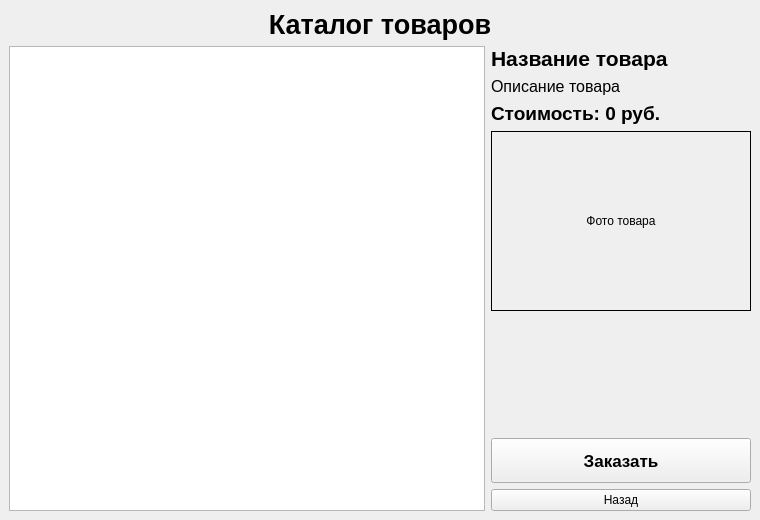
<?xml version="1.0" encoding="UTF-8"?>
<ui version="4.0">
 <class>CatalogWindow</class>
 <widget class="QMainWindow" name="CatalogWindow">
  <property name="geometry">
   <rect>
    <x>0</x>
    <y>0</y>
    <width>760</width>
    <height>520</height>
   </rect>
  </property>
  <property name="windowTitle">
   <string>Каталог товаров</string>
  </property>
  <widget class="QWidget" name="centralwidget">
   <layout class="QVBoxLayout" name="verticalLayout">
    <item>
     <widget class="QLabel" name="titleLabel">
      <property name="font">
       <font>
        <pointsize>20</pointsize>
        <bold>true</bold>
       </font>
      </property>
      <property name="text">
       <string>Каталог товаров</string>
      </property>
      <property name="alignment">
       <set>Qt::AlignmentFlag::AlignCenter</set>
      </property>
     </widget>
    </item>
    <item>
     <layout class="QHBoxLayout" name="contentLayout">
      <item>
       <widget class="QListWidget" name="productList">
        <property name="minimumSize">
         <size>
          <width>220</width>
          <height>300</height>
         </size>
        </property>
       </widget>
      </item>
      <item>
       <layout class="QVBoxLayout" name="infoLayout">
        <item>
         <widget class="QLabel" name="nameLabel">
          <property name="font">
           <font>
            <pointsize>16</pointsize>
            <bold>true</bold>
           </font>
          </property>
          <property name="text">
           <string>Название товара</string>
          </property>
         </widget>
        </item>
        <item>
         <widget class="QLabel" name="descriptionLabel">
          <property name="font">
           <font>
            <pointsize>12</pointsize>
           </font>
          </property>
          <property name="text">
           <string>Описание товара</string>
          </property>
          <property name="wordWrap">
           <bool>true</bool>
          </property>
         </widget>
        </item>
        <item>
         <widget class="QLabel" name="priceLabel">
          <property name="font">
           <font>
            <pointsize>14</pointsize>
            <bold>true</bold>
           </font>
          </property>
          <property name="text">
           <string>Стоимость: 0 руб.</string>
          </property>
         </widget>
        </item>
        <item>
         <widget class="QLabel" name="photoLabel">
          <property name="minimumSize">
           <size>
            <width>260</width>
            <height>180</height>
           </size>
          </property>
          <property name="frameShape">
           <enum>QFrame::Shape::Box</enum>
          </property>
          <property name="text">
           <string>Фото товара</string>
          </property>
          <property name="alignment">
           <set>Qt::AlignmentFlag::AlignCenter</set>
          </property>
         </widget>
        </item>
        <item>
         <spacer name="verticalSpacer">
          <property name="orientation">
           <enum>Qt::Orientation::Vertical</enum>
          </property>
          <property name="sizeHint" stdset="0">
           <size>
            <width>20</width>
            <height>40</height>
           </size>
          </property>
         </spacer>
        </item>
        <item>
         <widget class="QPushButton" name="orderButton">
          <property name="minimumSize">
           <size>
            <width>180</width>
            <height>45</height>
           </size>
          </property>
          <property name="font">
           <font>
            <pointsize>13</pointsize>
            <bold>true</bold>
           </font>
          </property>
          <property name="text">
           <string>Заказать</string>
          </property>
         </widget>
        </item>
        <item>
         <widget class="QPushButton" name="backButton">
          <property name="text">
           <string>Назад</string>
          </property>
         </widget>
        </item>
       </layout>
      </item>
     </layout>
    </item>
   </layout>
  </widget>
 </widget>
 <resources/>
 <connections/>
</ui>
